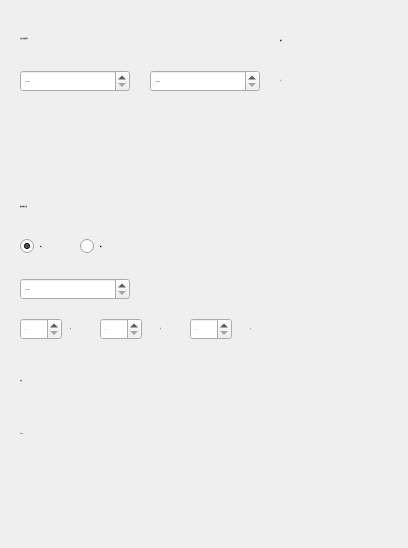
<?xml version="1.0" encoding="UTF-8"?>
<ui version="4.0">
 <class>riqi</class>
 <widget class="QWidget" name="riqi">
  <property name="geometry">
   <rect>
    <x>0</x>
    <y>0</y>
    <width>408</width>
    <height>548</height>
   </rect>
  </property>
  <property name="maximumSize">
   <size>
    <width>1000</width>
    <height>10000</height>
   </size>
  </property>
  <property name="font">
   <font>
    <family>宋体</family>
    <pointsize>-1</pointsize>
    <weight>50</weight>
    <italic>false</italic>
    <bold>false</bold>
   </font>
  </property>
  <property name="windowTitle">
   <string>拉胯计算器</string>
  </property>
  <property name="styleSheet">
   <string notr="true">*{
font:15px &quot;宋体&quot;;
color: rgb(250, 250, 250);
selection-background-color: rgb(255, 255, 255);/*选中文本*/
selection-color: rgb(0, 0, 0);
outline:none;/*焦点框*/
}
#centralWidget{
background-color: rgb(80, 80, 80);
border-bottom:5px solid rgb(20, 20, 20);
}
/*其他(控件公共样式在最后)*/

/*tab 1中按钮示例*/
#btnHoverOrange{
border-color:rgb(255, 170, 0);
}
#btnPressOrange{
color:black;
border-color: rgb(128, 128, 128);
background-color:rgb(255, 170, 0);
}
#btnHoverBlue{
border-color:rgb(0, 170, 255);
}
#btnPressBlue{
color:black;
border-color: rgb(128, 128, 128);
background-color:rgb(0, 170, 255);
}
/*tab 1中勾选框示例*/
#checkHoverOrange{
color: rgb(255, 170, 0);
}
#checkHoverOrange::indicator{
border-image: url(:/img/check_orange.png);
}
#checkCheckOrange::indicator{
border-image: url(:/img/checked_orange.png);
}
#checkHoverBlue{
color: rgb(0, 170, 255);
}
#checkHoverBlue::indicator{
border-image: url(:/img/check_blue.png);
}
#checkCheckBlue::indicator{
border-image: url(:/img/checked_blue.png);
}
#checkHoverGreen{
color: rgb(0, 255, 127);
}
#checkHoverGreen::indicator{
border-image: url(:/img/check_green.png);
}
#checkCheckGreen::indicator{
border-image: url(:/img/checked_green.png);
}
/*tab1 下拉框示例*/
#comboHover{
border:1px solid rgb(255, 170, 0);
}
#comboHover::down-arrow{
border-image: url(:/img/down_orange.png);
}
/*tab 1编辑框示例*/
#editHover{
border:1px solid rgb(255, 170, 0);
}
/*tab 1数字框示例*/
#spinHoverOrange{
border:1px solid rgb(255, 170, 0);
}
#spinHoverOrange::up-button{
border-image: url(:/img/up_orange.png);
}
#spinHoverBlue{
border:1px solid rgb(0, 170, 255);
}
#spinHoverBlue::up-button{
border-image: url(:/img/up_blue.png);
}
/*自定义按钮栏*/
#toolBar{
background-color: rgb(20, 20, 20);
border-bottom:2px solid rgb(0, 170, 255);
}
#toolBar QPushButton{
color: rgb(250, 250, 250);
border:0;
border-radius:0;
background-color: transparent;
}
#toolBar QPushButton:hover{
color:rgb(255, 170, 0);
background-color: rgba(255, 255, 255, 50);
}
#toolBar QPushButton:pressed{
background-color: rgba(255, 255, 255, 80);
}
QPushButton#btnSet{
background-image: url(:/img/set_gray.png);
background-repeat:no-repeat;
background-position:center center;
}
QPushButton#btnSet:hover{
background-image: url(:/img/set_orange.png);
}
QPushButton#btnMin{
background-image: url(:/img/min_gray.png);
background-repeat:no-repeat;
background-position:center center;
}
QPushButton#btnMin:hover{
background-image: url(:/img/min_orange.png);
}
QPushButton#btnMax{
background-image: url(:/img/max_gray.png);
background-repeat:no-repeat;
background-position:center center;
}
QPushButton#btnMax:hover{
background-image: url(:/img/max_orange.png);
}
QPushButton#btnClose{
background-image: url(:/img/close_gray.png);
background-repeat:no-repeat;
background-position:center center;
}
QPushButton#btnClose:hover{
background-image: url(:/img/close_red.png);
}

/*ToolBox*/
QToolBox{
background-color: rgb(80, 80, 80);/*背景色-空隙颜色*/
border:1px solid rgb(128, 128, 128);
}
QToolBox QWidget{/*tab页*/
background-color: rgb(80, 80, 80);
}
QToolBox&gt;QAbstractButton{/*标题栏*/
min-height:30px;
}
QToolBox::tab{
background-color:rgb(40, 40, 40);
}
QToolBox::tab:hover{
color:black;
background-color: rgb(255, 170, 0);
}
QToolBox::tab:selected{
color:rgb(255, 170, 0);
}
QToolBox::tab:selected:hover{
color:black;
}
/*分裂器*/
QSplitter::handle{
background-color: rgb(60, 60, 60);
margin:2px;
}
/*滚动区域*/
QScrollArea{
border:0;
background-color: transparent;
}
/*滚动条 */
QScrollBar:vertical{/*竖向*/
width:20px;
padding:0 3px;
margin:0;
background-color:transparent;
}
QScrollBar::add-page:vertical,QScrollBar::sub-page:vertical{
background-color: transparent;
}
QScrollBar::handle:vertical{
width:10px;
min-height:20px;
margin:20px 0;
background-color:rgb(100, 100, 100);
}
QScrollBar::handle:vertical:hover{
background-color:rgb(150, 150, 150);
}
QScrollBar::add-line:vertical{
height:20px;
width:20px;
subcontrol-position:bottom;
border-image: url(:/img/down2_white.png);
}
QScrollBar::sub-line:vertical{
height:20px;
width:20px;
subcontrol-position:top;
border-image: url(:/img/up2_white.png);
}
QScrollBar::sub-line:vertical:hover{
border-image: url(:/img/up2_orange.png);
}
QScrollBar::add-line:vertical:hover{
border-image: url(:/img/down2_orange.png);
}
QScrollBar:horizontal{/*横向*/
height:20px;
padding:3px;
margin:0;
background-color:transparent;
}
QScrollBar::add-page:horizontal,QScrollBar::sub-page:horizontal{
background-color: transparent;
}
QScrollBar::handle:horizontal{
height:10px;
min-width:20px;
margin:0 20px;
background-color:rgb(100, 100, 100);
}
QScrollBar::handle:horizontal:hover{
background-color:rgb(150, 150, 150);
}
QScrollBar::add-line:horizontal{
height:20px;
width:20px;
subcontrol-position:right;
border-image: url(:/img/right2_white.png);
}
QScrollBar::sub-line:horizontal{
height:20px;
width:20px;
subcontrol-position:left;
border-image: url(:/img/left2_white.png);
}
QScrollBar::add-line:horizontal:hover{
border-image: url(:/img/right2_orange.png);
}
QScrollBar::sub-line:horizontal:hover{
border-image: url(:/img/left2_orange.png);
}
/*TabWidget*/
QTabWidget{
}
QTabWidget&gt;QWidget&gt;QWidget{/*tab页*/
background-color: rgb(80, 80, 80);
}
QTabWidget::tab-bar{
alignment:left;/*tab位置*/
}
QTabWidget::pane { /*内容区域*/
background-color: rgb(80, 80, 80);/*背景色-空隙颜色*/
border:1px solid rgb(128, 128, 128);
}
QTabBar{
color:white;
background-color:transparent;
}
QTabBar::tab{/*页签*/
min-height:30px;
width:120px;
border-top-left-radius:20px;
border-bottom-right-radius:20px;
margin-right:1px;
margin-bottom:1px;
background-color:rgb(40, 40, 40);
}
QTabBar::tab:hover{
color:black;
background-color: rgb(255, 170, 0);
border-bottom-right-radius:0px;
}
QTabBar::tab:selected{
color:rgb(255, 170, 0);
border-bottom-right-radius:0px;
}
QTabBar::tab:selected:hover{
color:black;
}
QTabBar::tear{/*选项过多时的。。。*/
imag:;
}
QTabBar::scroller{
width:60px;
}
/*文本框*/
QTextEdit{
color:white;
border:1px solid rgb(128, 128, 128);
background-color: rgb(90, 90, 90);
}

QDateEdit{
color:white;
border:1px solid rgb(128, 128, 128);
background-color: rgb(90, 90, 90);
}

/*按钮*/
QPushButton{
color:rgb(250, 250, 250);
border:1px solid rgb(128, 128, 128);
background-color: rgb(40 ,40 ,40);
border-radius:4px;
}
QPushButton:hover{
border-color:rgb(255, 170, 0);
}
QPushButton:pressed{
background-color: rgb(255, 170, 0);
border-color: rgb(128, 128, 128);
color:black;
}
QPushButton:checked{
color: rgb(0, 255, 127);
border-color: rgb(0, 255, 127);
background-image: url(:/img/right3_green.png);
background-repeat:no-repeat;
background-position:center left;
}
QPushButton:disabled{
color: rgb(230, 230, 230);
background-color: rgb(150, 150, 150);
}
QPushButton:checked:pressed{
color:black;
}
QPushButton:checked:disabled{
color: rgb(230, 230, 230);
border-color: rgb(128, 128, 128);
background-color: rgb(150, 150, 150);
background-image: url(:/img/right3_white.png);
}
/*勾选框*/
QCheckBox{
margin-left:5px;
spacing:3px;/*点击框与文字距离*/
color: rgb(250, 250, 250);
}
QCheckBox:hover{
color: rgb(0, 255, 127);
}
QCheckBox:disabled{
color: rgb(230, 230, 230);
}
QCheckBox::indicator{/*点击框*/
width:20px;
height:20px;
}
QCheckBox::indicator:unchecked{/*可添加未点击时点击区域图片*/
border-image: url(:/img/check_white.png);
}
QCheckBox::indicator:unchecked:hover{
border-image: url(:/img/check_green.png);
}
QCheckBox::indicator:unchecked:disabled{
border-image: url(:/img/check_white.png);
}
QCheckBox::indicator:checked{/*点击时区域样式*/
border-image: url(:/img/checked_green.png);
}
QCheckBox::indicator:checked:hover{
border-image: url(:/img/checked_green.png);
}
QCheckBox::indicator:checked:disabled{
border-image: url(:/img/checked_white.png);
}
QCheckBox::indicator:indeterminate{/*半选中状态*/
}
/*下拉列表*/
QComboBox{
padding-left: 5px;
padding-right: 2px;
color:rgb(250 ,250 ,250);
border:1px solid rgb(128, 128, 128);
background-color:  rgb(100 ,100 ,100);
}
QComboBox:hover{
border:1px solid rgb(255, 170, 0);
}
QComboBox:disabled{
color: rgb(230, 230, 230);
background-color:rgb(150, 150, 150);
}
QComboBox:editable{
background-color:rgb(100, 100, 100);
}
QComboBox:editable:disabled{
background-color:rgb(150, 150, 150);
}
QComboBox QAbstractItemView{
background-color:rgb(110, 110, 110);
}
QComboBox QAbstractItemView::item{/*需要代码中-&amp;gt;setView(new QListView(this));*/
height:26px;
font: 15px &quot;宋体&quot;;
}
QComboBox QAbstractItemView::item:hover{
color:black;
background-color: rgb(255, 170, 0);
}
QComboBox QAbstractItemView::item:selected{
background-color: rgb(255, 170, 0);
}
QComboBox::drop-down {
width:20px;
height:20px;
subcontrol-position: center right;
right:2px;
border:0;
background-color:transparent;
}
QComboBox::down-arrow {/*替换三角小图标*/
width:20px;
height:20px;
border-image: url(:/img/down_white.png);
}
QComboBox::down-arrow:hover {
border-image: url(:/img/down_orange.png);
}
QComboBox::down-arrow:disabled {
border-image: url(:/img/down2_white.png);
}
/*编辑框*/
QLineEdit{
padding: 0 5px;
color: rgb(250 ,250 ,250);
background-color: rgb(100, 100, 100);
border:1px solid rgb(128, 128, 128);
}
QLineEdit:hover{
border:1px solid rgb(255, 170, 0);
}
QLineEdit[readOnly=true],QLineEdit:disabled{
color: rgb(230, 230, 230);
background-color:rgb(150, 150, 150);
}
/*整数框*/
QSpinBox{
padding:0 5px;
color: rgb(250, 250, 250);
background-color:  rgb(100, 100, 100);
border:1px solid rgb(128, 128, 128);
}
QSpinBox:hover{
border:1px solid rgb(255, 170, 0);
}
QSpinBox:disabled{
color: rgb(230, 230, 230);
background-color:rgb(150, 150, 150);
}
QSpinBox[buttonSymbols=&quot;0&quot;]::up-button{/*显示按钮=0*/
width:20px;
height:14px;
subcontrol-origin:border;
subcontrol-position:top right;
right:2px;
top:2px;
border-image: url(:/img/up_white.png);
}
QSpinBox::up-button:hover{
border-image: url(:/img/up_orange.png);
}
QSpinBox::up-button:pressed{
}
QSpinBox[buttonSymbols=&quot;0&quot;]::down-button{
width:20px;
height:14px;
subcontrol-origin:border;
subcontrol-position:bottom right;
right:2px;
bottom:2px;
border-image: url(:/img/down_white.png);
}
QSpinBox::down-button:hover{
border-image: url(:/img/down_orange.png);
}
QSpinBox::down-button:pressed{
}
QSpinBox::up-button:disabled{
border-image: url(:/img/up2_white.png);
}
QSpinBox::down-button:disabled{
border-image: url(:/img/down2_white.png);
}
/*表头*/
QHeaderView{
font: 15px &quot;宋体&quot;;
color:rgb(240, 240, 240);
background-color: rgb(80, 80, 80);
}
QHeaderView::section:horizontal{/*横表头*/
min-height:30px;
border:0;
border-bottom:1px solid rgb(0, 170, 255);
background-color: rgb(60,60,60);
}
QHeaderView::section:vertical{/*竖表头*/
min-width:60px;
padding-left:15px;
border:1px solid rgb(128, 128, 128);
border-top:0;
border-left:0;
background-color: rgb(60, 60, 60);
}
QHeaderView::section{
font: 15px &quot;宋体&quot;;
text-align:center;
}
QHeaderView::section:hover{
color:black;
background-color: rgb(255, 170, 0);
}
QHeaderView::section:checked{/*不取消高亮*/
font: 15px &quot;宋体&quot;;
font-weight:normal;
color: rgb(255, 170, 0);
}
QHeaderView::section:selected{
font: 15px &quot;宋体&quot;;
font-weight:normal;
color: red;
}
QHeaderView::section:checked:hover{
font-weight:normal;
color: rgb(240, 240, 240);
}
QHeaderView::section:first{/*表头第一个位置*/
}
QHeaderView::down-arrow{/*图标用来排序的*/
}
QHeaderView::up-arrow{
}
/*表格*/
QTableView{/*对齐方式代码设置*/
border:1px solid rgb(128, 128, 128);
gridline-color: rgb(128, 128, 128);/*网格线颜色*/
background-color: rgb(80, 80, 80);
}
QTableView QTableCornerButton::section{/*表头左上*/
background-color: rgb(60,60,60);
border:0;
border-bottom:1px solid rgb(0, 170, 255);
}
QTableView::item{/*表内容*/
font: 15px &quot;宋体&quot;;
color: rgb(250, 250, 250);
background-color: rgb(80, 80, 80);
}
QTableView::item:selected{
color:black;
background-color: rgb(255, 170, 0);
}
QTableView::indicator{
width: 20px;
height: 20px;
}
QTableView::indicator:enabled:checked{
image: ;
}
QTableView::indicator:enabled:unchecked{
image: ;
}
/*菜单*/
QPushButton::menu-indicator{/*setmenu*/
image:none;
}
QMenu{
border:1px solid rgb(128, 128, 128);
background-color:rgb(70, 70, 70);
margin:0px;
padding:0px;
}
QMenu::item {
margin:0px;
padding:0 20 0 10px;
font:15px &quot;宋体&quot;;
min-height:26px;
max-height:28px;
color:rgb(240, 240, 240);
background-color:rgb(70, 70, 70);
}
QSpacerItem{
background-color: rgb(0, 255, 0);
}
QMenu::item:disabled{
color:rgb(240, 240, 240);
background-color:rgb(110, 110, 110);
}
QMenu::item:selected {
color:black;
background-color: rgb(255, 170, 0);
}
QMenu::item:selected:disabled{
color:rgb(240, 240, 240);
background-color:rgb(110, 110, 110);
}
QMenu::separator {/*分割线*/
height: 1px;
background: transparent;
}</string>
  </property>
  <widget class="QWidget" name="centralWidget" native="true">
   <property name="geometry">
    <rect>
     <x>0</x>
     <y>-20</y>
     <width>411</width>
     <height>571</height>
    </rect>
   </property>
   <widget class="QDateEdit" name="dateEdit">
    <property name="geometry">
     <rect>
      <x>20</x>
      <y>90</y>
      <width>110</width>
      <height>22</height>
     </rect>
    </property>
   </widget>
   <widget class="QDateEdit" name="dateEdit_2">
    <property name="geometry">
     <rect>
      <x>150</x>
      <y>90</y>
      <width>110</width>
      <height>22</height>
     </rect>
    </property>
   </widget>
   <widget class="QLabel" name="label">
    <property name="geometry">
     <rect>
      <x>280</x>
      <y>90</y>
      <width>111</width>
      <height>21</height>
     </rect>
    </property>
    <property name="text">
     <string>0天</string>
    </property>
   </widget>
   <widget class="QLabel" name="label_2">
    <property name="geometry">
     <rect>
      <x>20</x>
      <y>50</y>
      <width>121</width>
      <height>16</height>
     </rect>
    </property>
    <property name="text">
     <string>日期之间相隔时间</string>
    </property>
   </widget>
   <widget class="QLabel" name="label_3">
    <property name="geometry">
     <rect>
      <x>280</x>
      <y>50</y>
      <width>54</width>
      <height>21</height>
     </rect>
    </property>
    <property name="text">
     <string>差值</string>
    </property>
   </widget>
   <widget class="QLabel" name="label_4">
    <property name="geometry">
     <rect>
      <x>20</x>
      <y>218</y>
      <width>121</width>
      <height>16</height>
     </rect>
    </property>
    <property name="text">
     <string>添加或减去天数</string>
    </property>
   </widget>
   <widget class="QDateEdit" name="dateEdit_3">
    <property name="geometry">
     <rect>
      <x>20</x>
      <y>298</y>
      <width>110</width>
      <height>22</height>
     </rect>
    </property>
   </widget>
   <widget class="QSpinBox" name="spinBox">
    <property name="geometry">
     <rect>
      <x>20</x>
      <y>338</y>
      <width>42</width>
      <height>22</height>
     </rect>
    </property>
   </widget>
   <widget class="QLabel" name="label_5">
    <property name="geometry">
     <rect>
      <x>70</x>
      <y>338</y>
      <width>21</width>
      <height>21</height>
     </rect>
    </property>
    <property name="text">
     <string>年</string>
    </property>
   </widget>
   <widget class="QSpinBox" name="spinBox_2">
    <property name="geometry">
     <rect>
      <x>100</x>
      <y>338</y>
      <width>42</width>
      <height>22</height>
     </rect>
    </property>
   </widget>
   <widget class="QLabel" name="label_6">
    <property name="geometry">
     <rect>
      <x>160</x>
      <y>338</y>
      <width>21</width>
      <height>21</height>
     </rect>
    </property>
    <property name="text">
     <string>月</string>
    </property>
   </widget>
   <widget class="QSpinBox" name="spinBox_3">
    <property name="geometry">
     <rect>
      <x>190</x>
      <y>338</y>
      <width>42</width>
      <height>22</height>
     </rect>
    </property>
   </widget>
   <widget class="QLabel" name="label_13">
    <property name="geometry">
     <rect>
      <x>250</x>
      <y>338</y>
      <width>21</width>
      <height>21</height>
     </rect>
    </property>
    <property name="text">
     <string>日</string>
    </property>
   </widget>
   <widget class="QRadioButton" name="radioButton">
    <property name="geometry">
     <rect>
      <x>20</x>
      <y>258</y>
      <width>89</width>
      <height>16</height>
     </rect>
    </property>
    <property name="text">
     <string>添加</string>
    </property>
    <property name="checked">
     <bool>true</bool>
    </property>
   </widget>
   <widget class="QRadioButton" name="radioButton_2">
    <property name="geometry">
     <rect>
      <x>80</x>
      <y>258</y>
      <width>89</width>
      <height>16</height>
     </rect>
    </property>
    <property name="text">
     <string>减去</string>
    </property>
   </widget>
   <widget class="QLabel" name="label_14">
    <property name="geometry">
     <rect>
      <x>20</x>
      <y>390</y>
      <width>54</width>
      <height>20</height>
     </rect>
    </property>
    <property name="text">
     <string>日期</string>
    </property>
   </widget>
   <widget class="QLabel" name="label_15">
    <property name="geometry">
     <rect>
      <x>20</x>
      <y>428</y>
      <width>131</width>
      <height>51</height>
     </rect>
    </property>
    <property name="text">
     <string>2000-1-1</string>
    </property>
   </widget>
  </widget>
 </widget>
 <layoutdefault spacing="6" margin="11"/>
 <resources/>
 <connections/>
</ui>
